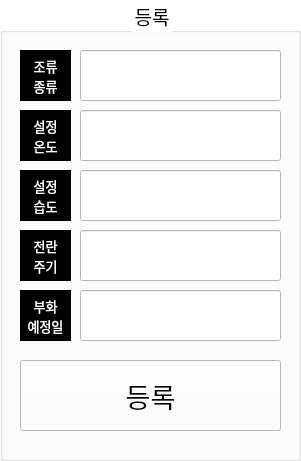
   <widget class="QGroupBox" name="gb_reg">
    <property name="geometry">
     <rect>
      <x>180</x>
      <y>20</y>
      <width>301</width>
      <height>461</height>
     </rect>
    </property>
    <property name="font">
     <font>
      <family>HY헤드라인M</family>
      <pointsize>14</pointsize>
     </font>
    </property>
    <property name="styleSheet">
     <string notr="true">background-color: rgb(255, 255, 255);</string>
    </property>
    <property name="title">
     <string>등록</string>
    </property>
    <property name="alignment">
     <set>Qt::AlignCenter</set>
    </property>
    <widget class="QLabel" name="label_8">
     <property name="geometry">
      <rect>
       <x>20</x>
       <y>110</y>
       <width>51</width>
       <height>51</height>
      </rect>
     </property>
     <property name="font">
      <font>
       <family>HY엽서M</family>
       <pointsize>10</pointsize>
       <weight>50</weight>
       <bold>false</bold>
      </font>
     </property>
     <property name="styleSheet">
      <string notr="true">color: rgb(255, 255, 255);
background-color: rgb(0, 0, 0);</string>
     </property>
     <property name="frameShape">
      <enum>QFrame::WinPanel</enum>
     </property>
     <property name="frameShadow">
      <enum>QFrame::Raised</enum>
     </property>
     <property name="text">
      <string>설정
온도</string>
     </property>
     <property name="alignment">
      <set>Qt::AlignCenter</set>
     </property>
    </widget>
    <widget class="QLabel" name="label_9">
     <property name="geometry">
      <rect>
       <x>20</x>
       <y>170</y>
       <width>51</width>
       <height>51</height>
      </rect>
     </property>
     <property name="font">
      <font>
       <family>HY엽서M</family>
       <pointsize>10</pointsize>
       <weight>50</weight>
       <bold>false</bold>
      </font>
     </property>
     <property name="styleSheet">
      <string notr="true">color: rgb(255, 255, 255);
background-color: rgb(0, 0, 0);</string>
     </property>
     <property name="frameShape">
      <enum>QFrame::WinPanel</enum>
     </property>
     <property name="frameShadow">
      <enum>QFrame::Raised</enum>
     </property>
     <property name="text">
      <string>설정
습도</string>
     </property>
     <property name="alignment">
      <set>Qt::AlignCenter</set>
     </property>
    </widget>
    <widget class="QLineEdit" name="le_ron">
     <property name="geometry">
      <rect>
       <x>80</x>
       <y>110</y>
       <width>201</width>
       <height>51</height>
      </rect>
     </property>
     <property name="text">
      <string/>
     </property>
    </widget>
    <widget class="QLineEdit" name="le_rsuep">
     <property name="geometry">
      <rect>
       <x>80</x>
       <y>170</y>
       <width>201</width>
       <height>51</height>
      </rect>
     </property>
    </widget>
    <widget class="QLabel" name="label_10">
     <property name="geometry">
      <rect>
       <x>20</x>
       <y>230</y>
       <width>51</width>
       <height>51</height>
      </rect>
     </property>
     <property name="font">
      <font>
       <family>HY엽서M</family>
       <pointsize>10</pointsize>
       <weight>50</weight>
       <bold>false</bold>
      </font>
     </property>
     <property name="styleSheet">
      <string notr="true">color: rgb(255, 255, 255);
background-color: rgb(0, 0, 0);</string>
     </property>
     <property name="frameShape">
      <enum>QFrame::WinPanel</enum>
     </property>
     <property name="frameShadow">
      <enum>QFrame::Raised</enum>
     </property>
     <property name="text">
      <string>전란
주기</string>
     </property>
     <property name="alignment">
      <set>Qt::AlignCenter</set>
     </property>
    </widget>
    <widget class="QLineEdit" name="le_rroll">
     <property name="geometry">
      <rect>
       <x>80</x>
       <y>230</y>
       <width>201</width>
       <height>51</height>
      </rect>
     </property>
    </widget>
    <widget class="QPushButton" name="btn_reg">
     <property name="geometry">
      <rect>
       <x>20</x>
       <y>360</y>
       <width>261</width>
       <height>71</height>
      </rect>
     </property>
     <property name="font">
      <font>
       <family>HY견고딕</family>
       <pointsize>20</pointsize>
       <weight>50</weight>
       <bold>false</bold>
      </font>
     </property>
     <property name="styleSheet">
      <string notr="true"/>
     </property>
     <property name="text">
      <string>등록</string>
     </property>
     <property name="autoDefault">
      <bool>false</bool>
     </property>
    </widget>
    <widget class="QLabel" name="label_12">
     <property name="geometry">
      <rect>
       <x>20</x>
       <y>50</y>
       <width>51</width>
       <height>51</height>
      </rect>
     </property>
     <property name="font">
      <font>
       <family>HY엽서M</family>
       <pointsize>10</pointsize>
       <weight>50</weight>
       <bold>false</bold>
      </font>
     </property>
     <property name="styleSheet">
      <string notr="true">color: rgb(255, 255, 255);
background-color: rgb(0, 0, 0);</string>
     </property>
     <property name="frameShape">
      <enum>QFrame::WinPanel</enum>
     </property>
     <property name="frameShadow">
      <enum>QFrame::Raised</enum>
     </property>
     <property name="text">
      <string>조류
종류</string>
     </property>
     <property name="alignment">
      <set>Qt::AlignCenter</set>
     </property>
    </widget>
    <widget class="QLineEdit" name="le_rbird">
     <property name="geometry">
      <rect>
       <x>80</x>
       <y>50</y>
       <width>201</width>
       <height>51</height>
      </rect>
     </property>
     <property name="text">
      <string/>
     </property>
    </widget>
    <widget class="QPushButton" name="btn_x2">
     <property name="geometry">
      <rect>
       <x>270</x>
       <y>10</y>
       <width>31</width>
       <height>21</height>
      </rect>
     </property>
     <property name="text">
      <string/>
     </property>
     <property name="icon">
      <iconset>
       <normaloff>../exit2.png</normaloff>../exit2.png</iconset>
     </property>
     <property name="iconSize">
      <size>
       <width>20</width>
       <height>20</height>
      </size>
     </property>
     <property name="autoDefault">
      <bool>false</bool>
     </property>
     <property name="default">
      <bool>false</bool>
     </property>
     <property name="flat">
      <bool>true</bool>
     </property>
    </widget>
    <widget class="QLabel" name="label_13">
     <property name="geometry">
      <rect>
       <x>20</x>
       <y>290</y>
       <width>51</width>
       <height>51</height>
      </rect>
     </property>
     <property name="font">
      <font>
       <family>HY엽서M</family>
       <pointsize>10</pointsize>
       <weight>50</weight>
       <bold>false</bold>
      </font>
     </property>
     <property name="styleSheet">
      <string notr="true">color: rgb(255, 255, 255);
background-color: rgb(0, 0, 0);</string>
     </property>
     <property name="frameShape">
      <enum>QFrame::WinPanel</enum>
     </property>
     <property name="frameShadow">
      <enum>QFrame::Raised</enum>
     </property>
     <property name="text">
      <string>부화
예정일</string>
     </property>
     <property name="alignment">
      <set>Qt::AlignCenter</set>
     </property>
    </widget>
    <widget class="QLineEdit" name="le_rdays">
     <property name="geometry">
      <rect>
       <x>80</x>
       <y>290</y>
       <width>201</width>
       <height>51</height>
      </rect>
     </property>
    </widget>
   </widget>
